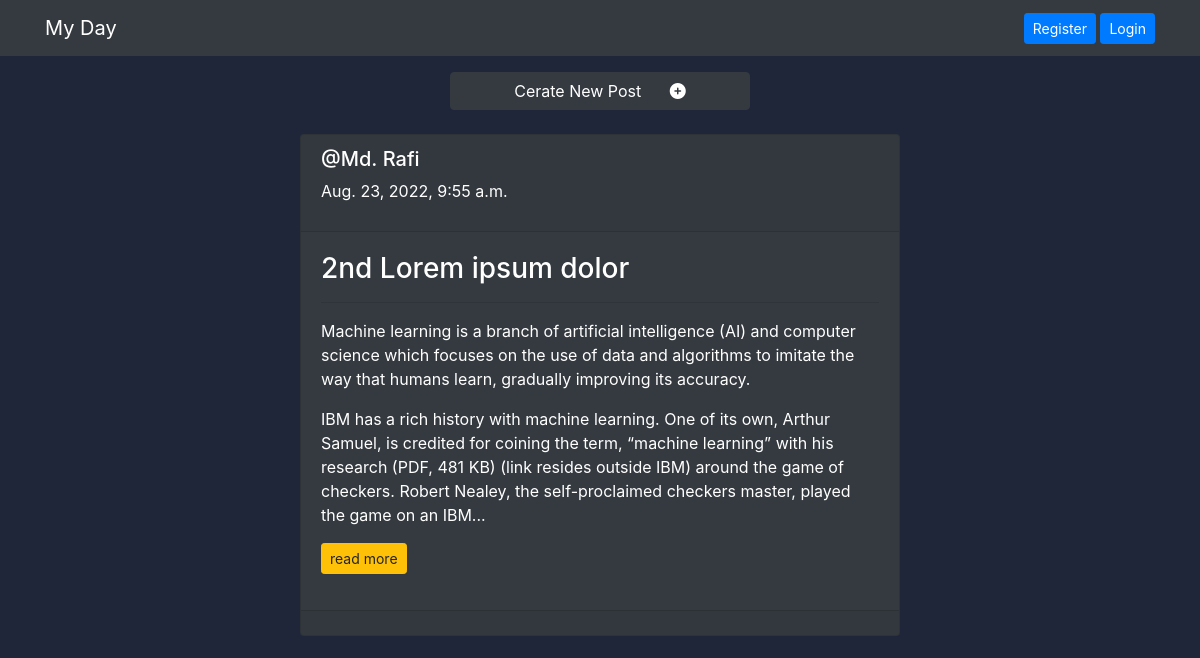
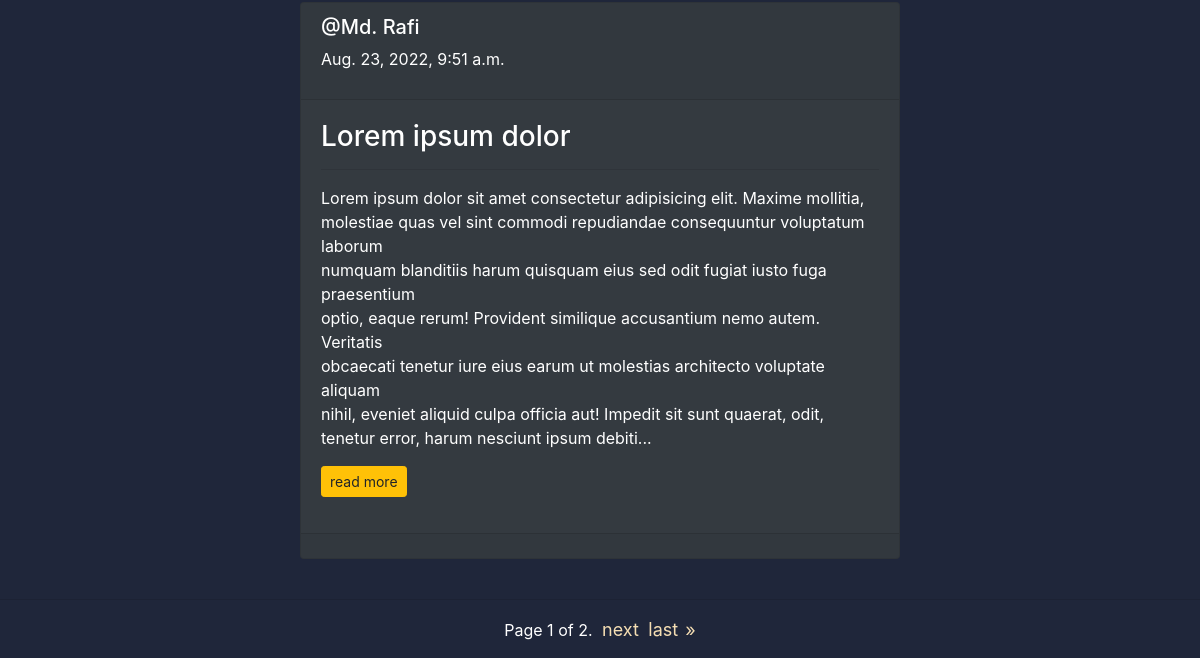
Before: / with the older database file (2 pictures, top to bottom).
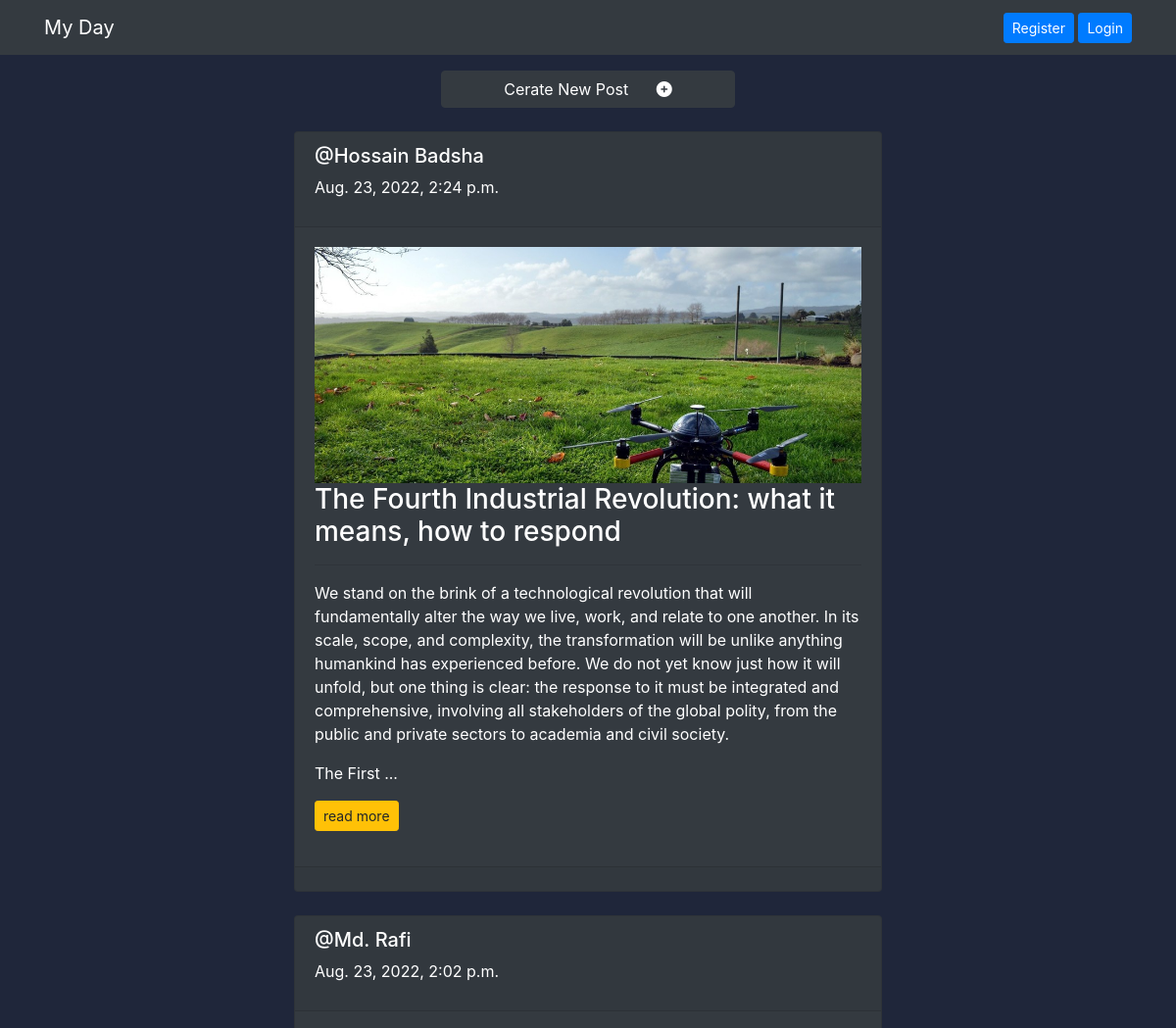
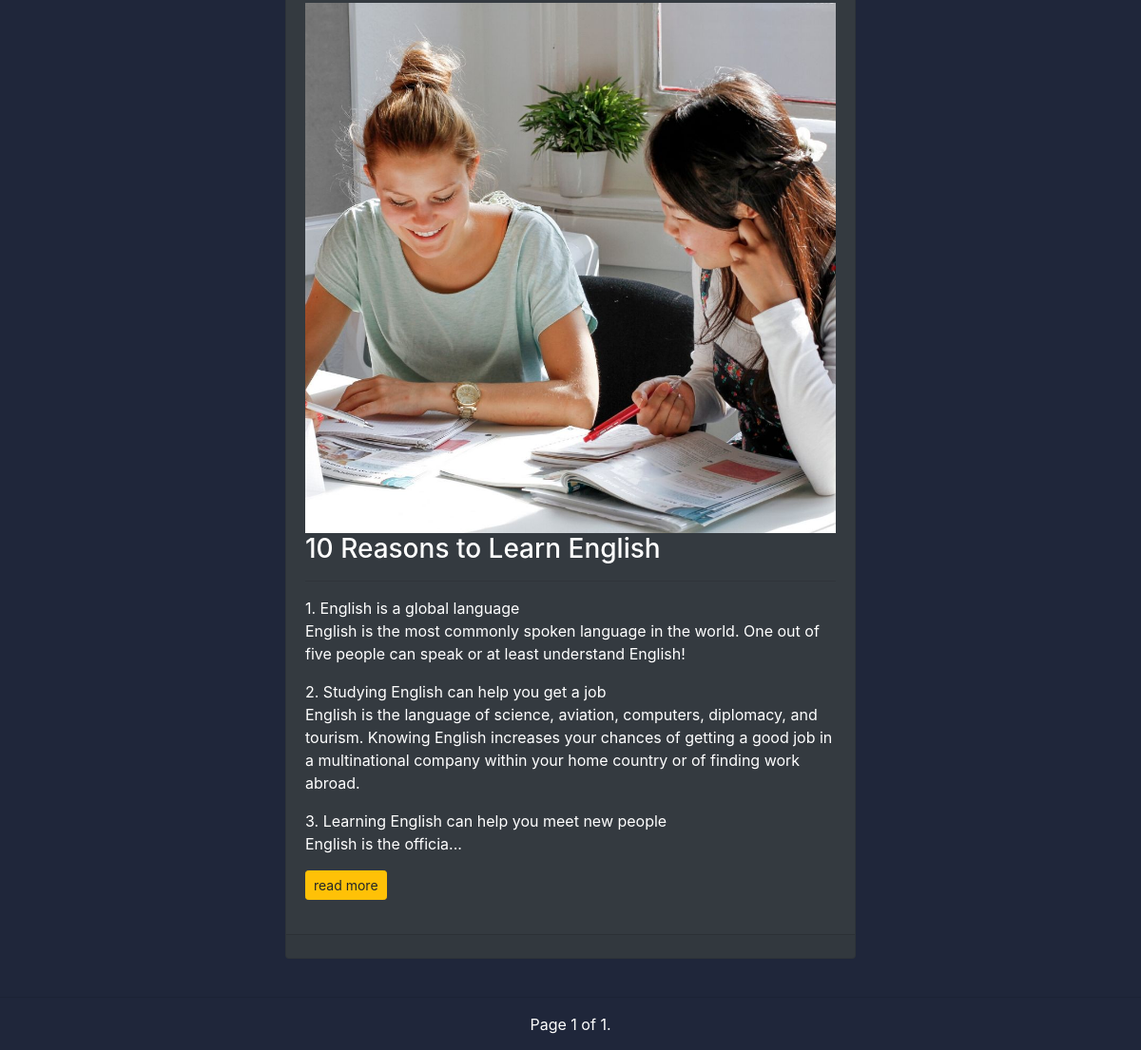
After: the same page with the newer database file (2 pictures, top to bottom).
### blogapp/models.py (models this page shows, shortened)
class Post(models.Model):
    user = models.ForeignKey(BlogUser,on_delete=models.CASCADE)
    title = models.CharField(max_length=300)
    desc = models.TextField()
    create_at = models.DateTimeField(auto_now_add=True)
    updated_at = models.DateTimeField(auto_now=True)
    image = models.ImageField(upload_to='media/blog_image',blank=True,null=True)

class BlogUser(AbstractUser):
    profile_pic = models.ImageField(upload_to='media/profile_pic',null=True,blank=True)
    bio = models.TextField(null=True,blank=True)

### blogapp/views.py (the view)
# urls.py: path('',views.home,name='home'),
def home(request):
    post = Post.objects.all().order_by('-id')
    paginator = Paginator(post, 2)
    page_number = request.GET.get('page')
    page_obj = paginator.get_page(page_number)
    context = {
        'post':post,
        'page_obj':page_obj
    }
    return render(request,'blogapp/home.html',context)

### blogapp/templatetags/custom_filters.py (called while the page is built)
def range_filter(value):
    return value[0:500]+'...'

### templates/blogapp/home.html (shortened to what this page needs)
{% extends 'base.html' %}
{% load custom_filters %}
{% block content %}
{% include 'nav.html' %}
<div class="create-post m-auto text-center w-25 clear-fix">
    <a href="{% url 'create_post' %}" class="btn btn-dark mt-3 w-100 ">Cerate New Post <i class="fa-solid fa-circle-plus ml-4"></i></a>
</div>
<br>
{% for i in page_obj %}
<div class="card w-50 mx-auto bg-dark text-white">
    <div class="card-header">
         <a class="home-user" href="{% url 'profile' i.user.id  %}"><h5>@{{i.user.first_name}}&nbsp;{{i.user.last_name}}</h5></a>
        <p>{{i.create_at}}</p>
    </div>
    <div class="card-body">
        <img src="/{{i.image}}" class="d-flex mx-auto" alt="">
        <div class="card-title">
            <h3>{{i.title}}</h3> <hr>
        </div>
        <p>
            {{i.desc|range_filter|linebreaks}}<a href="{% url 'post_view' i.id %}" class="btn btn-sm btn-warning">read more</a>
        </p>
    </div>
    <div class="card-footer">
    </div>
</div>
<br>
{% endfor %}
<hr>
<div class="pagination">
    <span class="step-links ">
        <span class="current">
            Page {{ page_obj.number }} of {{ page_obj.paginator.num_pages }}.
        </span>
        {% if page_obj.has_next %}
            <a   href="?page={{ page_obj.next_page_number }}">next</a>
            <a   href="?page={{ page_obj.paginator.num_pages }}">last &raquo;</a>
        {% endif %}
    </span>
</div>
{% endblock %}

### templates/base.html (shortened to what this page needs)
{% load static %}
<!doctype html>
<html lang="en">
  <head>
    <link rel="stylesheet" href="https://stackpath.bootstrapcdn.com/bootstrap/4.3.1/css/bootstrap.min.css">
    <link rel="stylesheet" href="https://cdnjs.cloudflare.com/ajax/libs/font-awesome/6.1.1/css/all.min.css" />
    <link rel="stylesheet" href="{% static '/style/style.css' %}">
  </head>
  <body>
    {% block content %}{% endblock %}
  </body>
</html>

### templates/nav.html (shortened to what this page needs)
<nav class="navbar navbar-expand-lg bg-dark navbar-dark  clear-fix">
  <div class="container">
    <a class="navbar-brand" href="{% url 'home' %}">My Day </a>
    <div class="author">
        {% if user.is_authenticated %}
        {% if request.user == user %}
        <em >
          <a href="{% url 'profile' request.user.id %}"  class="" style="color:skyblue;text-decoration:none;">
            @{{user.username}}
        </a></em>
        {% endif %}
        <a href="{% url 'logout' %}"><i class="fa-solid fa-right-from-bracket text-white ml-3"></i></a>
        {% else %}
        <small><a class="btn btn-sm btn-primary" href="{% url 'register' %} ">Register</a></small>
        <small><a class="btn btn-sm btn-primary" href="{% url 'login' %}">Login </a></small>
        {% endif %}
    </div>
  </div>
</nav>

### static/style/style.css (style rules this page uses)
body { background: #1f263a; }

### templates/blogapp/home.html (style rules this page uses)
.card-body img { max-width: 100%; }
.home-user { text-decoration: none; color: white; margin-bottom: 0; }
.pagination { color: white; display: flex; justify-content: center; margin-bottom: 15px; }

Changed rows visible on the page:
removed Post: user.first_name "Md.", user.last_name "Rafi", create_at "Aug. 23, 2022, 9:55 a.m.", title "2nd Lorem ipsum dolor", desc|range_filter "Machine learning is a branch of artificial intelligence (AI) and computer science which focuses on the use of data and algorithms to imitate the way that humans learn, gradually improving its accuracy. IBM has a rich history with machine learning. One of its own, Arthur Samuel, is credited for coining the term, “machine learning” with his research (PDF, 481 KB) (link resides outside IBM) around the game of checkers. Robert Nealey, the self-proclaimed checkers master, played the game on an IBM..."
removed Post: user.first_name "Md.", user.last_name "Rafi", create_at "Aug. 23, 2022, 9:51 a.m.", title "Lorem ipsum dolor", desc|range_filter "Lorem ipsum dolor sit amet consectetur adipisicing elit. Maxime mollitia, molestiae quas vel sint commodi repudiandae consequuntur voluptatum laborum numquam blanditiis harum quisquam eius sed odit fugiat iusto fuga praesentium optio, eaque rerum! Provident similique accusantium nemo autem. Veritatis obcaecati tenetur iure eius earum ut molestias architecto voluptate aliquam nihil, eveniet aliquid culpa officia aut! Impedit sit sunt quaerat, odit, tenetur error, harum nesciunt ipsum debiti..."
added Post: user.first_name "Hossain", user.last_name "Badsha", create_at "Aug. 23, 2022, 2:24 p.m.", image (picture), title "The Fourth Industrial Revolution: what it means, how to respond", desc|range_filter "We stand on the brink of a technological revolution that will fundamentally alter the way we live, work, and relate to one another. In its scale, scope, and complexity, the transformation will be unlike anything humankind has experienced before. We do not yet know just how it will unfold, but one thing is clear: the response to it must be integrated and comprehensive, involving all stakeholders of the global polity, from the public and private sectors to academia and civil society. The First ..."
added Post: user.first_name "Md.", user.last_name "Rafi", create_at "Aug. 23, 2022, 2:02 p.m.", image (picture), title "10 Reasons to Learn English", desc|range_filter "1. English is a global language English is the most commonly spoken language in the world. One out of five people can speak or at least understand English! 2. Studying English can help you get a job English is the language of science, aviation, computers, diplomacy, and tourism. Knowing English increases your chances of getting a good job in a multinational company within your home country or of finding work abroad. 3. Learning English can help you meet new people English is the officia..."
Other visible differences:
{{ page_obj.paginator.num_pages }}: "2" → "1"
text no longer shown: "next last »"
